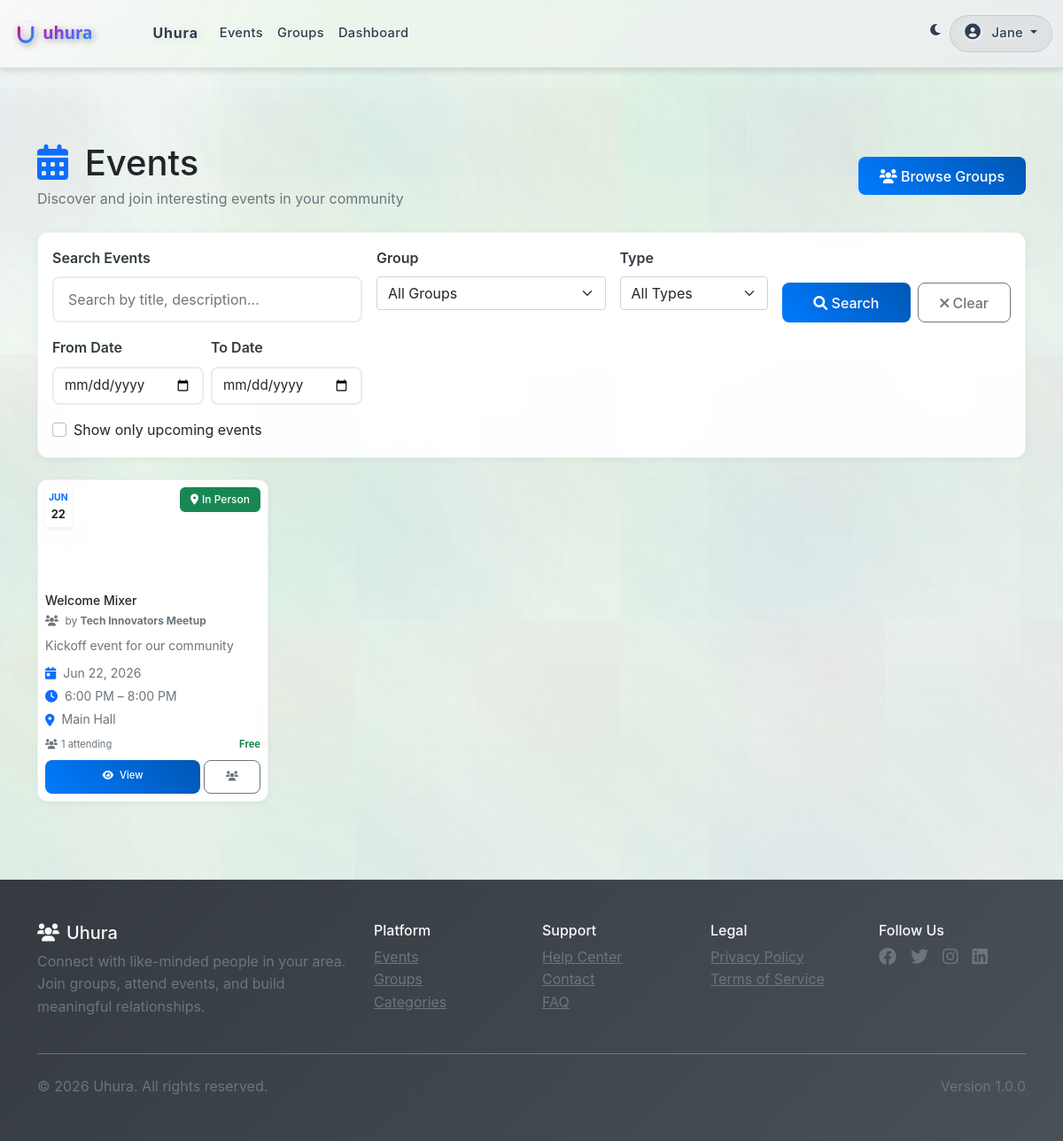
The page /events.php (signed in) on the database its author committed.
### tables this page shows
CREATE TABLE IF NOT EXISTS `users` (
  `id` INT UNSIGNED NOT NULL AUTO_INCREMENT,
  `username` VARCHAR(50) NOT NULL UNIQUE,
  `email` VARCHAR(255) NOT NULL UNIQUE,
  `password_hash` VARCHAR(255) NOT NULL,
  `first_name` VARCHAR(100) NOT NULL,
  `last_name` VARCHAR(100) NOT NULL,
  `phone` VARCHAR(20) NULL,
  `bio` TEXT NULL,
  `profile_image` VARCHAR(255) NULL,
  `role` ENUM('member','organizer','admin','super_admin') DEFAULT 'member',
  `status` TINYINT NOT NULL DEFAULT 1 COMMENT '1=active,0=inactive,2=pending,3=suspended',
  `membership_expires_at` DATETIME NULL,
  `membership_paid` TINYINT(1) NOT NULL DEFAULT 0,
  `points` INT NOT NULL DEFAULT 0,
  `last_login` DATETIME NULL,
  `login_attempts` INT NOT NULL DEFAULT 0,
  `locked_until` DATETIME NULL,
  `email_verified` TINYINT(1) NOT NULL DEFAULT 0,
  `email_verification_token` VARCHAR(255) NULL,
  `password_reset_token` VARCHAR(255) NULL,
  `password_reset_expires` DATETIME NULL,
  `created_at` TIMESTAMP NULL DEFAULT CURRENT_TIMESTAMP,
  `updated_at` TIMESTAMP NULL DEFAULT CURRENT_TIMESTAMP ON UPDATE CURRENT_TIMESTAMP,
  PRIMARY KEY (`id`),
  KEY `idx_users_email` (`email`),
  KEY `idx_users_username` (`username`),
  KEY `idx_users_status` (`status`)
);

CREATE TABLE IF NOT EXISTS `events` (
  `id` INT UNSIGNED NOT NULL AUTO_INCREMENT,
  `title` VARCHAR(255) NOT NULL,
  `slug` VARCHAR(255) NOT NULL UNIQUE,
  `description` TEXT NULL,
  `group_id` INT UNSIGNED NOT NULL,
  `created_by` INT UNSIGNED NOT NULL,
  `event_date` DATE NOT NULL,
  `start_time` TIME NOT NULL,
  `end_time` TIME NULL,
  `timezone` VARCHAR(64) NOT NULL DEFAULT 'UTC',
  `location_type` ENUM('in_person','online','hybrid') NOT NULL DEFAULT 'in_person',
  `venue_name` VARCHAR(255) NULL,
  `venue_address` VARCHAR(500) NULL,
  `online_link` VARCHAR(500) NULL,
  `max_attendees` INT NULL,
  `registration_deadline` DATETIME NULL,
  `price` DECIMAL(10,2) NOT NULL DEFAULT 0.00,
  `currency` VARCHAR(3) NOT NULL DEFAULT 'USD',
  `cover_image` VARCHAR(255) NULL,
  `tags` JSON NULL,
  `requirements` TEXT NULL,
  `status` ENUM('draft','published','cancelled','completed') NOT NULL DEFAULT 'draft',
  `created_at` TIMESTAMP NULL DEFAULT CURRENT_TIMESTAMP,
  `updated_at` TIMESTAMP NULL DEFAULT CURRENT_TIMESTAMP ON UPDATE CURRENT_TIMESTAMP,
  PRIMARY KEY (`id`),
  KEY `idx_events_slug` (`slug`),
  KEY `idx_events_group` (`group_id`),
  KEY `idx_events_date_time` (`event_date`,`start_time`),
  CONSTRAINT `fk_events_group` FOREIGN KEY (`group_id`) REFERENCES `groups`(`id`) ON DELETE CASCADE,
  CONSTRAINT `fk_events_creator` FOREIGN KEY (`created_by`) REFERENCES `users`(`id`) ON DELETE CASCADE
);

CREATE TABLE IF NOT EXISTS `groups` (
  `id` INT UNSIGNED NOT NULL AUTO_INCREMENT,
  `name` VARCHAR(255) NOT NULL,
  `slug` VARCHAR(255) NOT NULL UNIQUE,
  `description` TEXT NULL,
  `image` VARCHAR(255) NULL,
  `privacy` ENUM('public','private','secret') NOT NULL DEFAULT 'public',
  `category_id` INT UNSIGNED NULL,
  `location_city` VARCHAR(100) NULL,
  `location_state` VARCHAR(100) NULL,
  `location_country` VARCHAR(100) NULL,
  `latitude` DECIMAL(10,8) NULL,
  `longitude` DECIMAL(11,8) NULL,
  `member_count` INT NOT NULL DEFAULT 0,
  `created_by` INT UNSIGNED NOT NULL,
  `status` TINYINT NOT NULL DEFAULT 1,
  `created_at` TIMESTAMP NULL DEFAULT CURRENT_TIMESTAMP,
  `updated_at` TIMESTAMP NULL DEFAULT CURRENT_TIMESTAMP ON UPDATE CURRENT_TIMESTAMP,
  PRIMARY KEY (`id`),
  KEY `idx_groups_slug` (`slug`),
  KEY `idx_groups_created_by` (`created_by`),
  CONSTRAINT `fk_groups_category` FOREIGN KEY (`category_id`) REFERENCES `categories`(`id`) ON DELETE SET NULL,
  CONSTRAINT `fk_groups_created_by` FOREIGN KEY (`created_by`) REFERENCES `users`(`id`) ON DELETE CASCADE
);

### events.php (the view, shortened to what the rows shown need)
<?php
require_once __DIR__ . '/src/models/Event.php';
require_once __DIR__ . '/src/helpers/functions.php';
$event = new Event();
$search       = isset($_GET['search']) ? trim($_GET['search']) : '';
$groupId      = isset($_GET['group_id']) ? trim($_GET['group_id']) : '';
$locationType = isset($_GET['location_type']) ? trim($_GET['location_type']) : '';
$dateFrom     = isset($_GET['date_from']) ? trim($_GET['date_from']) : '';
$dateTo       = isset($_GET['date_to']) ? trim($_GET['date_to']) : '';
$upcomingOnly = isset($_GET['upcoming_only']);
$limit = isset($_GET['limit']) ? (int)$_GET['limit'] : 24;
$limit = max(6, min($limit, 48));
$page  = isset($_GET['page']) ? (int)$_GET['page'] : 1;
$page  = max(1, $page);
$offset = ($page - 1) * $limit;
$filters = [
    'upcoming_only' => $upcomingOnly ? 1 : 0,
    'limit'         => $limit,
    'offset'        => $offset,
];
if ($search === '' && $groupId === '' && $locationType === '' && $dateFrom === '' && $dateTo === '' && !$upcomingOnly) {
    $filters['limit']  = $limit;
    $filters['offset'] = $offset;
}
$events = $event->getAll($filters);
function render_event_card(array $e): string {
    $cover = !empty($e['cover_image'])
        ? htmlspecialchars($e['cover_image'])
        : '';
    $title = htmlspecialchars($e['title'] ?? 'Event');
    $slug  = htmlspecialchars($e['slug'] ?? '');
    $groupName = htmlspecialchars($e['group_name'] ?? 'Group');
    $groupSlug = htmlspecialchars($e['group_slug'] ?? '');
    $date = !empty($e['event_date']) ? strtotime($e['event_date']) : null;
    $start = !empty($e['start_time']) ? strtotime($e['start_time']) : null;
    $end   = !empty($e['end_time']) ? strtotime($e['end_time']) : null;
    $desc  = !empty($e['description']) ? htmlspecialchars(mb_strimwidth($e['description'], 0, 80, '…')) : '';
    $locType = $e['location_type'] ?? '';
    $venue = htmlspecialchars($e['venue_name'] ?? ($e['location'] ?? ''));
    $attending = (int)($e['attendee_count'] ?? 0);
    $priceHtml = (!empty($e['price']) && $e['price'] > 0)
        ? '<span class="text-primary fw-bold">$'.number_format((float)$e['price'], 2).'</span>'
        : '<span class="text-success fw-bold">Free</span>';
    ob_start(); ?>
    <div class="col-lg-3 col-md-6 mb-3">
      <div class="card h-100 event-card overflow-hidden">
        <div class="position-relative">
          <?php if ($cover): ?>
            <img src="<?= $cover ?>"
                 class="card-img-top"
                 alt="<?= $title ?>"
                 style="height: 120px; object-fit: cover;">
          <?php else: ?>
            <div class="card-img-top bg-gradient-primary d-flex align-items-center justify-content-center"
                 style="height: 120px;">
              <i class="fas fa-calendar-alt fa-lg text-white opacity-50"></i>
            </div>
          <?php endif; ?>
          <?php if ($date): ?>
            <div class="position-absolute top-0 start-0 m-2">
              <div class="event-date-badge text-center px-1 py-1 bg-white shadow-sm rounded">
                <div class="small text-primary fw-bold" style="font-size: .65rem;"><?= strtoupper(date('M', $date)) ?></div>
                <div class="fw-bold text-dark" style="font-size: .8rem;"><?= date('d', $date) ?></div>
              </div>
            </div>
          <?php endif; ?>
          <div class="position-absolute top-0 end-0 m-2">
            <?php if ($locType === 'online'): ?>
              <span class="badge bg-info"><i class="fas fa-laptop me-1"></i>Online</span>
            <?php elseif ($locType === 'hybrid'): ?>
              <span class="badge bg-warning"><i class="fas fa-globe me-1"></i>Hybrid</span>
            <?php else: ?>
              <span class="badge bg-success"><i class="fas fa-map-marker-alt me-1"></i>In Person</span>
            <?php endif; ?>
          </div>
        </div>
        <div class="card-body d-flex flex-column p-2">
          <div class="mb-2">
            <h6 class="card-title mb-1 small">
              <a href="/event-detail.php?slug=<?= $slug ?>" class="text-decoration-none text-dark">
                <?= $title ?>
              </a>
            </h6>
            <p class="text-muted mb-0" style="font-size: .75rem;">
              <i class="fas fa-users me-1"></i>
              by <strong><?= $groupName ?></strong>
            </p>
          </div>
          <?php if ($desc): ?>
            <p class="card-text text-muted mb-2 flex-grow-1 small"><?= $desc ?></p>
          <?php endif; ?>
          <div class="small text-muted mb-2">
            <?php if ($date): ?>
            <div class="d-flex align-items-center mb-1">
              <i class="fas fa-calendar-day me-2 text-primary"></i>
              <span><?= date('M j, Y', $date) ?></span>
            </div>
            <?php endif; ?>
            <div class="d-flex align-items-center mb-1">
              <i class="fas fa-clock me-2 text-primary"></i>
              <span><?= $start ? date('g:i A', $start) : '' ?></span>
              <?php if ($end): ?>
                <span>&nbsp;–&nbsp;<?= date('g:i A', $end) ?></span>
              <?php endif; ?>
            </div>
            <?php if ($locType !== 'online' && $venue): ?>
              <div class="d-flex align-items-center">
                <i class="fas fa-map-marker-alt me-2 text-primary"></i>
                <span><?= $venue ?></span>
              </div>
            <?php endif; ?>
          </div>
          <div class="d-flex align-items-center justify-content-between text-muted mb-2" style="font-size: .7rem;">
            <span><i class="fas fa-users me-1"></i><?= $attending ?> attending</span>
            <?= $priceHtml ?>
          </div>
          <div class="mt-auto">
            <div class="d-flex gap-1">
              <a href="/event-detail.php?slug=<?= $slug ?>"
                 class="btn btn-primary btn-xs flex-fill" style="font-size: .7rem;">
                <i class="fas fa-eye me-1"></i> View
              </a>
              <?php if ($groupSlug): ?>
              <a href="/group-detail.php?slug=<?= $groupSlug ?>"
                 class="btn btn-outline-secondary btn-xs" style="font-size: .7rem;">
                <i class="fas fa-users"></i>
              </a>
              <?php endif; ?>
            </div>
          </div>
        </div>
      </div>
    </div>
    <?php
    return ob_get_clean();
}
function render_cards_html(array $events): string {
    $html = '';
    foreach ($events as $e) {
        $html .= render_event_card($e);
    }
    return $html;
}
require_once __DIR__ . '/src/views/layouts/header.php';
?>
<div class="container" id="events-page" data-limit="<?= (int)$limit ?>">
  <?php
  include __DIR__ . '/src/views/components/page-header.php';
  ?>
  <div class="position-relative">
    <div class="row" id="events-grid">
      <?php if (empty($events)): ?>
        <div class="col-12">
          <div class="text-center py-5">
            <div class="mb-4"><i class="fas fa-calendar-times fa-5x text-muted"></i></div>
            <h3 class="text-muted mb-3">No Events Found</h3>
            <p class="text-muted mb-4">
              <?php if ($search !== '' || $groupId !== '' || $locationType !== '' || $dateFrom !== '' || $dateTo !== ''): ?>
                Try adjusting your search filters to find more events.
              <?php else: ?>
                There are no events available at the moment. Check back later!
              <?php endif; ?>
            </p>
            <?php if (!empty($_SESSION['user_id'])): ?>
              <a href="/groups.php" class="btn btn-primary">
                <i class="fas fa-users"></i> Join Groups to See Their Events
              </a>
            <?php endif; ?>
          </div>
        </div>
      <?php else: ?>
        <?= render_cards_html($events) ?>
      <?php endif; ?>
    </div>
  </div>
</div>
<?php require_once __DIR__ . '/src/views/layouts/footer.php'; ?>

### src/views/layouts/header.php (shortened to what the rows shown need)
<!DOCTYPE html>
<html lang="en">
<head>
    <link href="https://cdn.jsdelivr.net/npm/bootstrap@5.1.3/dist/css/bootstrap.min.css" rel="stylesheet">
    <link href="https://cdnjs.cloudflare.com/ajax/libs/font-awesome/6.0.0/css/all.min.css" rel="stylesheet">
    <?php if (file_exists(ROOT_PATH . '/assets/css/clean-style.css')): ?>
        <link href="assets/css/clean-style.css" rel="stylesheet">
    <?php endif; ?>
    <link href="<?php echo BASE_URL; ?>/assets/css/header-responsive.css" rel="stylesheet">
</head>
<body>
    <nav class="fixed-top navbar navbar-expand-lg navbar-dark bg-primary">
        <div class="container">
            <div class="collapse navbar-collapse" id="navbarNav">
                <?php if (isLoggedIn()): ?>
                    <?php
                    $currentUser = getCurrentUser();
                    ?>
                <?php endif; ?>
                <ul class="navbar-nav">
                    <?php if (isLoggedIn()): ?>
                        <?php $currentUser = getCurrentUser(); ?>
                        <?php $navbarFirstName = getUserFirstName($currentUser); ?>
                        <li class="nav-item dropdown">
                            <a class="nav-link dropdown-toggle" href="#" id="navbarDropdown" role="button" data-bs-toggle="dropdown" aria-expanded="false">
                                <i class="fas fa-user-circle me-1"></i>
                                <?php echo htmlspecialchars($navbarFirstName); ?>
                            </a>
                        </li>
                    <?php endif; ?>
                </ul>
            </div>
        </div>
    </nav>
    <main class="py-4" style="padding-top: 80px !important;">

### rows shown on the page
users: first_name "Jane"
events: event_date "JUN", event_date "22", location_type "in_person" (drawn), title "Welcome Mixer", group.name "Tech Innovators Meetup", description "Kickoff event for our community", event_date "Jun 22, 2026", start_time "6:00 PM", end_time "8:00 PM", venue_name "Main Hall", attending "1", price "Free"

### other values the page prints
APP_NAME "Uhura"
$title "Events"
$subtitle "Discover and join interesting events in your community"
APP_VERSION "1.0.0"
